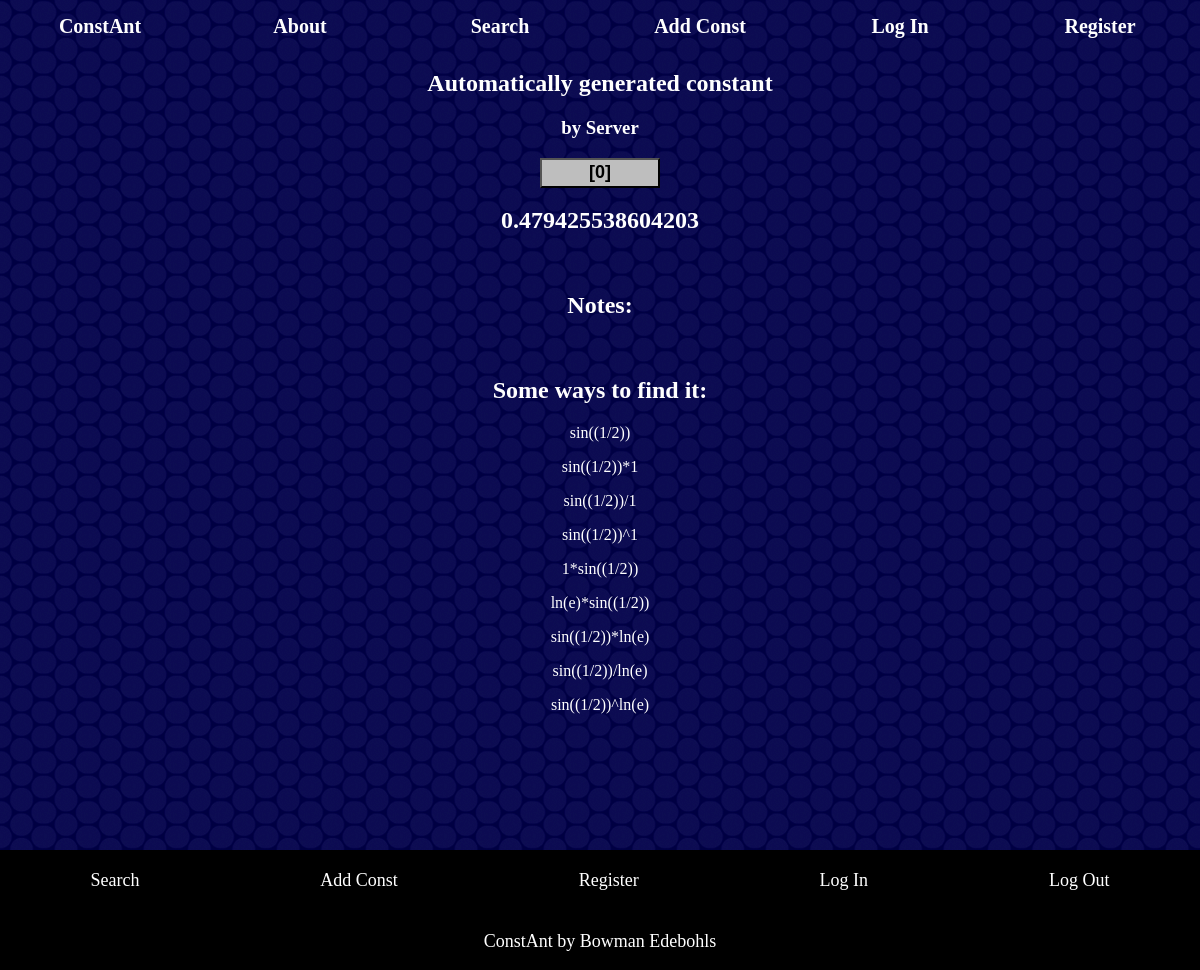
Page /viewconst/6 on the earlier database version.
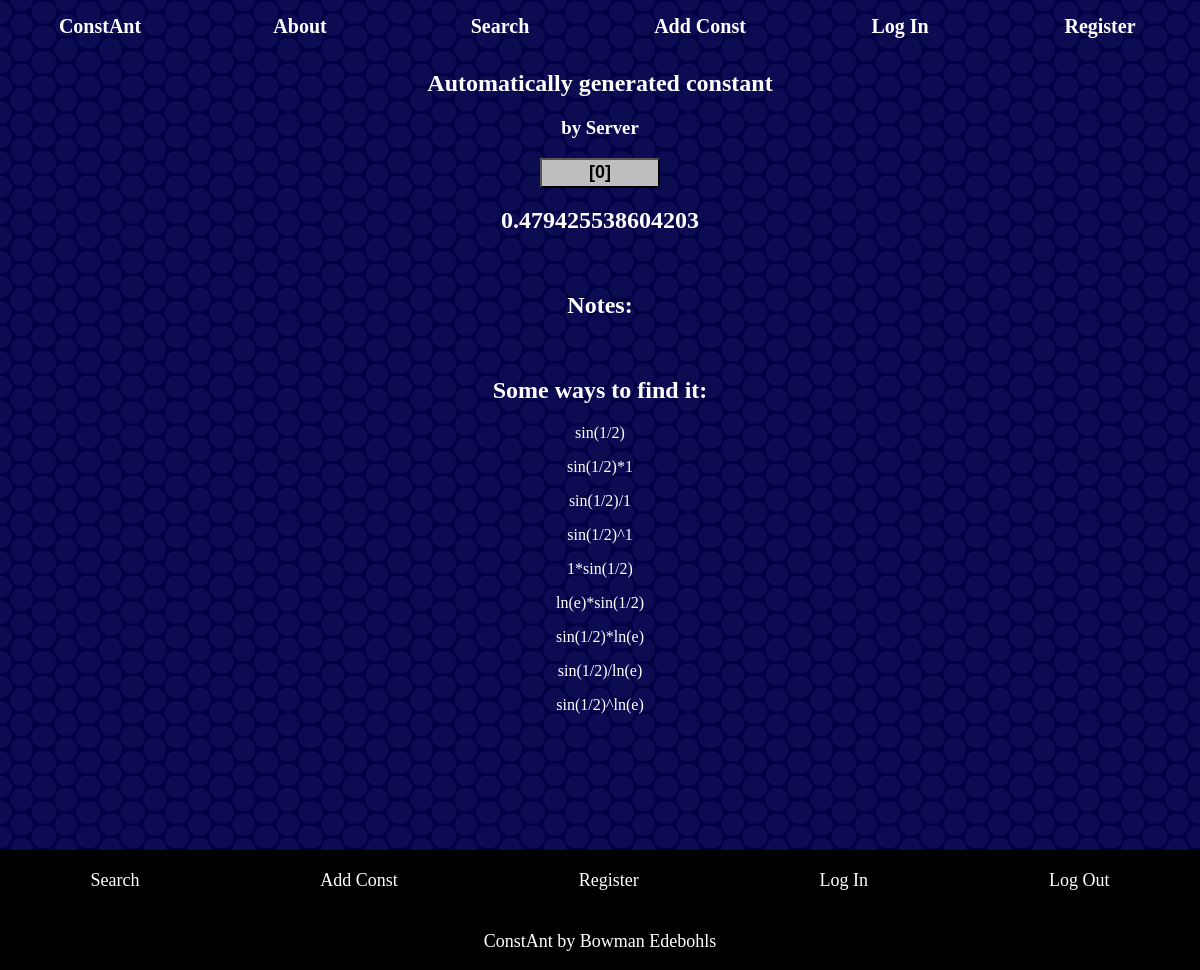
Same page on the later database version.
### confind.py (models this page shows, shortened)
class consts(db.Model):
    _id = db.Column(db.Integer, primary_key=True)
    num = db.Column(db.Float)
    shortnum = db.Column(db.String) # for display purposes only :)
    ref = db.Column(db.String(255))
    name = db.Column(db.String(255))
    creator = db.Column(db.Integer)
    notes = db.Column(db.Text)
    date = db.Column(DateTime)
    votes = db.relationship('constvotes', backref='post', lazy='dynamic')

class solves(db.Model):
    _id = db.Column(db.Integer, primary_key=True)
    fid = db.Column(db.Integer) # id of const its attached to
    sol = db.Column(db.String(255)) # equation
    date = db.Column(DateTime, default=datetime.now())

### main.py (the view)
@app.route("/viewconst/<int:id>", methods=['POST', 'GET'])
def viewconst(id: int):
    result = confind.confind(whatid=id)
    if not result:
        flash('No constant with that ID exists!', 'usererror')
        return redirect(request.referrer)
    soldata = confind.solfind(id)
    return render_template('viewconst.html', result = result, soldata = soldata)

### confind.py (called while the page is built)
def solfind(whatid:int) -> list[solves]:
    results = solves.query.filter_by(fid = whatid).order_by(func.length(solves.sol)).all()
    return results

def find_user(userid: int) -> users:
    user = users.query.filter_by(_id = userid).first()
    if user == None:
        return None
    return user

    def has_upvoted_post(self, const: consts) -> None:
        return constvotes.query.filter(constvotes.userid == self._id, constvotes.constid == const._id).count() > 0

### main.py (called while the page is built)
@app.context_processor
def inject_user():
    if 'user' in session:
        return dict(
            user = confind.find_user(session['user'])
            )
    else:
        return dict(
            user = confind.find_user(1)
            ) # null user

### templates/viewconst.html (shortened to what this page needs)
{% extends "base.html" %}
{% block body %}
<body>
    <div style="text-align: center">
        <h2>{{ result.name }}</h2>
        <h3>by {{ result.creator }}</h3>
        {% include 'votebase.html' %}
        <br>
        <h2>{{ result.num }}</h2>
        <br>
        <h2>Notes:</h2>
        <br>
        <h2>Some ways to find it:</h2>
        {% for sol in soldata %}
            <p>{{ sol.sol }}</p>
        {% endfor %}
        <br>
        <br>
        <br>
    </div>
</body>
{% endblock %}

### templates/base.html (shortened to what this page needs)
<header style="text-align: center;">
    <link rel="stylesheet" type="text/css" href="../static/styles.css" />
    <div class="navbar">
        <div class="pageoption">
            <a href="/">ConstAnt</a>
        </div>
        <div class="pageoption">
            <a href="/about">About</a>
        </div>
        <div class="pageoption">
            <a href="/">Search</a>
        </div>
        <div class="pageoption">
            <a href="/newconst">Add Const</a>
        </div>
        {% if "user" in session %}
        <div class="pageoption">
            <a href="/logout">Log Out</a>
        </div>
        <span style="font-size: medium;">Logged in as {{ user.name }} </span>
        {% else %}
        <div class="pageoption">
            <a href="/login">Log In</a>
        </div>
        <div class="pageoption">
            <a href="/register">Register</a>
        </div>
        {% endif %}
    </div>
</header>
<main>
    {% block body %}{% endblock %}
</main>
<footer>
    <div class="lvlone">
        <div class="spread"><a href="/">Search</a></div>
        <div class="spread"><a href="newconst">Add Const</a></div>
        <div class="spread"><a href="register">Register</a></div>
        <div class="spread"><a href="login">Log In</a></div>
        <div class="spread"><a href="logout">Log Out</a></div>
    </div>
    <div class="spread"><a href="https://www.bowmanedebohls.com">ConstAnt by Bowman Edebohls</a></div>
</footer>

### templates/votebase.html (shortened to what this page needs)
{% if user.has_upvoted_post(result) %}
    <button onclick="voteOnPost()" id="{{result._id}}" class="votebutton voted_button"> [{{result.votes.count()}}] </button>
{% else %}
    <button onclick="voteOnPost()" id="{{result._id}}" class="votebutton unvoted_button"> [{{result.votes.count()}}] </button>
{% endif %}

### static/styles.css (style rules this page uses)
body { font-family: Latexy; color: white; background-color: #141414; background-image: url('images/circlesbg.webp'); min-height: 100vh; margin: 0; }
a { text-decoration: none; color:inherit; }
.navbar { background-color: transparent; color: #ffffff; width: 100%; display: flex; justify-content: space-evenly; padding-top: 5px; }
.navbar .pageoption { position: relative; height: 25px; width: 100%; margin: 10px; font-size: 20px; font-weight: bolder; border-radius: 0px; border-width: 4px; border-color:rgb(4, 136, 213); }
.navbar a { position: absolute; top: 0; left: 0; width: 100%; height: 100%; z-index: 1; }
.votebutton { width: 10%; height: 30px; float: auto; font-size: large; font-weight: bold; }
.unvoted_button { background-color: rgb(190, 190, 190); }
body { display: flex; flex-direction: column; }
main { min-height: 100vh; }
footer { height: 80px; background-color: black; text-align: center; padding-top: 20px; padding-bottom: 20px; width: 100%; flex:1; }
footer .lvlone { display: flex; justify-content:space-around; padding-bottom: 40px; }
footer .spread { display: block; font-size: 18px; color: white; }

Differences in the rows shown:
changed solves: sol "sin((1/2))" → "sin(1/2)"
changed solves: sol "sin((1/2))*1" → "sin(1/2)*1"
changed solves: sol "sin((1/2))/1" → "sin(1/2)/1"
changed solves: sol "sin((1/2))^1" → "sin(1/2)^1"
changed solves: sol "1*sin((1/2))" → "1*sin(1/2)"
changed solves: sol "ln(e)*sin((1/2))" → "ln(e)*sin(1/2)"
changed solves: sol "sin((1/2))*ln(e)" → "sin(1/2)*ln(e)"
changed solves: sol "sin((1/2))/ln(e)" → "sin(1/2)/ln(e)"
changed solves: sol "sin((1/2))^ln(e)" → "sin(1/2)^ln(e)"
